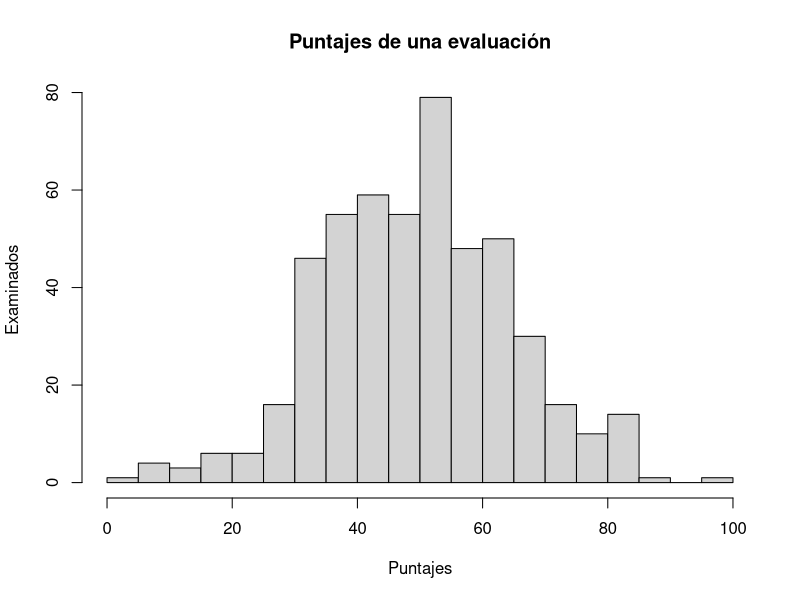
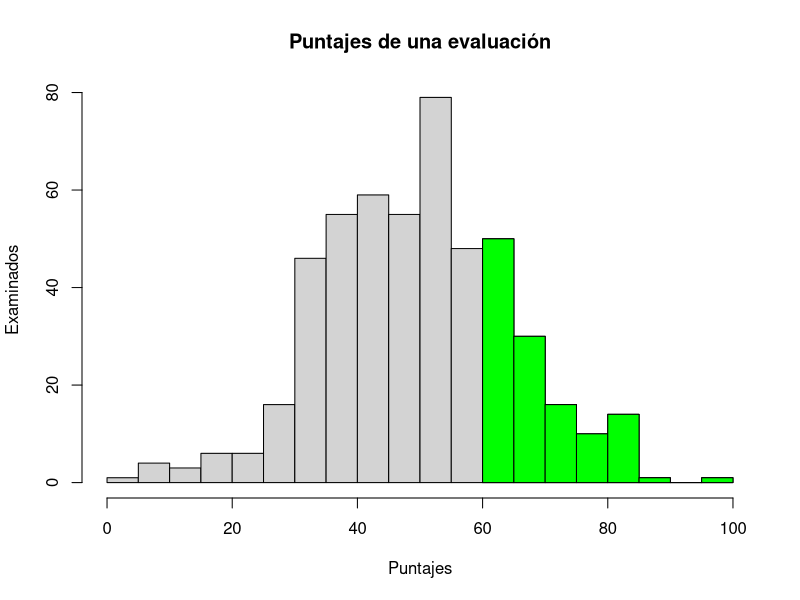

The R source for these figures, in order:
## ---- chunk 1

x <- rnorm(500, mean = 50, sd = 15)
y <- rnorm(150, mean = 75, sd = 10)

# Plot the distribution
hist(x, breaks = 20, main = "Puntajes de una evaluación", xlab = "Puntajes",
   ylab = "Examinados")

## ---- chunk 2

hist(x, breaks = 20, main = "Puntajes de una evaluación", xlab = "Puntajes",
   ylab = "Examinados")
hist(x[x>=60], breaks = 10, col = "green", add = TRUE)

